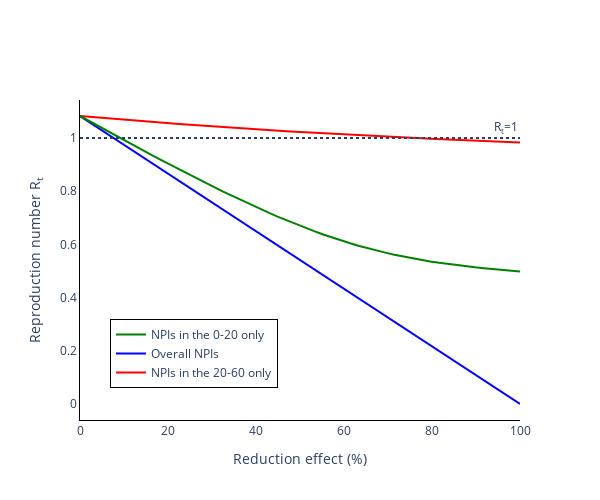

Source (notebook cell):
### Code cell
fig = go.Figure()

# Plot of incidences
fig.add_trace(
    go.Scatter(
        x=(100*np.linspace(0, 1)).tolist(),
        y=wrong_target_red,
        name='NPIs in the 20-60 only',
        line_color = 'red'
    )
)

fig.add_trace(
    go.Scatter(
        x=(100*np.linspace(0, 1)).tolist(),
        y=overall_red,
        name='Overall NPIs',
        line_color = 'blue'
    )
)

fig.add_trace(
    go.Scatter(
        x=(100*np.linspace(0, 1)).tolist(),
        y=target_red,
        name='NPIs in the 0-20 only',
        line_color = 'green'
    )
)

fig.add_hline(
    y=1, line_dash='dot',
    annotation_text='R<sub>t</sub>=1', fillcolor='black',
    annotation_position='top right')

# Add axis labels
fig.update_layout(
    boxmode='group',
    width=600,
    height=500,
    plot_bgcolor='white',
    xaxis=dict(
        title='Reduction effect (%)',
        linecolor='black'),
    yaxis=dict(
        title='Reproduction number R<sub>t</sub>',
        linecolor='black'),
    legend=dict(
        traceorder='reversed',
        yanchor="bottom",
        y=0.1,
        xanchor="right",
        x=0.45,
        bordercolor="Black", 
        borderwidth=1
    ))

fig.write_image('images/Reduction_comparison_effects.pdf')
fig.show()

### Figure 1 — Plotly figure (JSON) as saved in the notebook; plotly's stock layout.template omitted (floating-point values rounded to 4 significant figures)
{"data": [{"line": {"color": "red"}, "name": "NPIs in the 20-60 only", "type": "scatter", "x": [0, 2.041, 4.082, 6.122, 8.163, 10.2, 12.24, 14.29, 16.33, 18.37, 20.41, 22.45, 24.49, 26.53, 28.57, 30.61, 32.65, 34.69, 36.73, 38.78, 40.82, 42.86, 44.9, 46.94, 48.98, 51.02, 53.06, 55.1, 57.14, 59.18, 61.22, 63.27, 65.31, 67.35, 69.39, 71.43, 73.47, 75.51, 77.55, 79.59, 81.63, 83.67, 85.71, 87.76, 89.8, 91.84, 93.88, 95.92, 97.96, 100], "y": [1.082, 1.079, 1.076, 1.073, 1.071, 1.068, 1.065, 1.062, 1.06, 1.057, 1.055, 1.052, 1.05, 1.047, 1.045, 1.042, 1.04, 1.038, 1.036, 1.034, 1.031, 1.029, 1.027, 1.025, 1.023, 1.021, 1.019, 1.017, 1.016, 1.014, 1.012, 1.01, 1.008, 1.007, 1.005, 1.003, 1.002, 1.0, 0.9986, 0.997, 0.9955, 0.994, 0.9925, 0.9911, 0.9897, 0.9883, 0.9869, 0.9856, 0.9843, 0.9829]}, {"line": {"color": "blue"}, "name": "Overall NPIs", "type": "scatter", "x": [0, 2.041, 4.082, 6.122, 8.163, 10.2, 12.24, 14.29, 16.33, 18.37, 20.41, 22.45, 24.49, 26.53, 28.57, 30.61, 32.65, 34.69, 36.73, 38.78, 40.82, 42.86, 44.9, 46.94, 48.98, 51.02, 53.06, 55.1, 57.14, 59.18, 61.22, 63.27, 65.31, 67.35, 69.39, 71.43, 73.47, 75.51, 77.55, 79.59, 81.63, 83.67, 85.71, 87.76, 89.8, 91.84, 93.88, 95.92, 97.96, 100], "y": [1.082, 1.06, 1.038, 1.016, 0.994, 0.9719, 0.9498, 0.9277, 0.9056, 0.8835, 0.8614, 0.8393, 0.8173, 0.7952, 0.7731, 0.751, 0.7289, 0.7068, 0.6847, 0.6626, 0.6405, 0.6185, 0.5964, 0.5743, 0.5522, 0.5301, 0.508, 0.4859, 0.4638, 0.4418, 0.4197, 0.3976, 0.3755, 0.3534, 0.3313, 0.3092, 0.2871, 0.2651, 0.243, 0.2209, 0.1988, 0.1767, 0.1546, 0.1325, 0.1104, 0.08835, 0.06626, 0.04418, 0.02209, 0]}, {"line": {"color": "green"}, "name": "NPIs in the 0-20 only", "type": "scatter", "x": [0, 2.041, 4.082, 6.122, 8.163, 10.2, 12.24, 14.29, 16.33, 18.37, 20.41, 22.45, 24.49, 26.53, 28.57, 30.61, 32.65, 34.69, 36.73, 38.78, 40.82, 42.86, 44.9, 46.94, 48.98, 51.02, 53.06, 55.1, 57.14, 59.18, 61.22, 63.27, 65.31, 67.35, 69.39, 71.43, 73.47, 75.51, 77.55, 79.59, 81.63, 83.67, 85.71, 87.76, 89.8, 91.84, 93.88, 95.92, 97.96, 100], "y": [1.082, 1.064, 1.045, 1.027, 1.008, 0.9899, 0.9717, 0.9536, 0.9357, 0.9178, 0.9001, 0.8825, 0.8651, 0.8479, 0.8309, 0.8141, 0.7975, 0.7812, 0.7651, 0.7494, 0.734, 0.719, 0.7044, 0.6902, 0.6764, 0.6631, 0.6504, 0.6381, 0.6265, 0.6154, 0.6049, 0.595, 0.5857, 0.5769, 0.5688, 0.5612, 0.5541, 0.5476, 0.5415, 0.5359, 0.5307, 0.5259, 0.5215, 0.5174, 0.5136, 0.51, 0.5068, 0.5037, 0.5009, 0.4983]}], "layout": {"annotations": [{"showarrow": false, "text": "R<sub>t</sub>=1", "x": 1, "xanchor": "right", "xref": "x domain", "y": 1, "yanchor": "bottom", "yref": "y"}], "boxmode": "group", "height": 500, "legend": {"bordercolor": "Black", "borderwidth": 1, "traceorder": "reversed", "x": 0.45, "xanchor": "right", "y": 0.1, "yanchor": "bottom"}, "plot_bgcolor": "white", "shapes": [{"fillcolor": "black", "line": {"dash": "dot"}, "type": "line", "x0": 0, "x1": 1, "xref": "x domain", "y0": 1, "y1": 1, "yref": "y"}], "width": 600, "xaxis": {"linecolor": "black", "title": {"text": "Reduction effect (%)"}}, "yaxis": {"linecolor": "black", "title": {"text": "Reproduction number R<sub>t</sub>"}}}}
